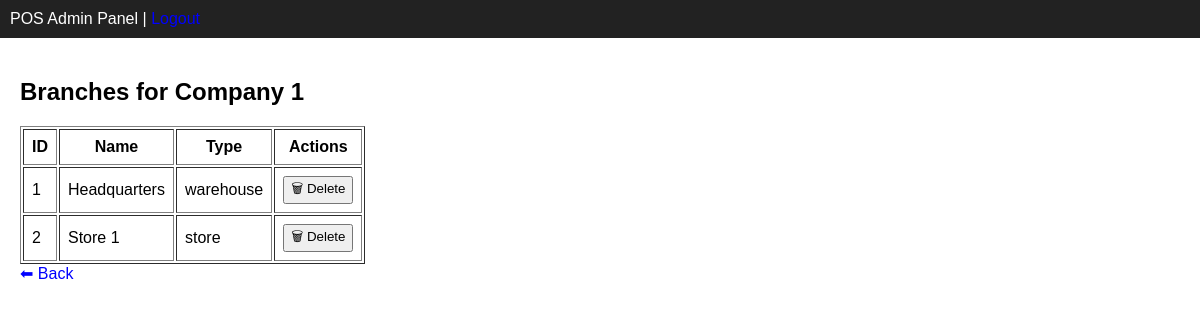
The page /admin/tenant/1/branches (signed in) on the database its author committed.
### app/core/models/tenant.py (models this page shows)
class Tenant(BaseModel):
    __tablename__ = "tenants"
    name = db.Column(db.String, nullable=False)
    integration_type = db.Column(db.String, default="none")
    integration_config = db.Column(db.JSON, default=dict)  # ✅ FIXED
    users = db.relationship(
        "User",
        back_populates="tenant",
        cascade="all, delete"
    )
    locations = db.relationship(
        "Location",
        back_populates="tenant",
        cascade="all, delete"
    )

### app/modules/locations/models.py (models this page shows)
class Location(BaseModel):
    __tablename__ = "locations"
    name = db.Column(db.String, nullable=False)
    type = db.Column(db.String)
    tenant_id = db.Column(db.Integer, db.ForeignKey("tenants.id"))
    tenant = db.relationship("Tenant", back_populates="locations")

### app/admin/routes.py (the view)
@admin_bp.route("/tenant/<int:tenant_id>/branches")
@login_required
def tenant_branches(tenant_id):
    from app.modules.locations.models import Location
    from app.core.models.tenant import Tenant
    tenant = Tenant.query.get_or_404(tenant_id)
    branches = Location.query.filter_by(tenant_id=tenant.id).all()
    return render_template(
        "admin/tenant_branches.html",
        tenant=tenant,
        branches=branches
    )

### app/templates/admin/tenant_branches.html
{% extends "shared/base.html" %}
{% block content %}
<h2>Branches for {{ tenant.name }}</h2>
<table border="1" cellpadding="8">
    <tr>
        <th>ID</th>
        <th>Name</th>
        <th>Type</th>
        <th>Actions</th>
    </tr>
    {% for branch in branches %}
    <tr>
        <td>{{ branch.id }}</td>
        <td>{{ branch.name }}</td>
        <td>{{ branch.type }}</td>
        <td>
            <form method="POST"
                  action="{{ url_for('locations.delete_location', location_id=branch.id) }}"
                  style="display:inline;">
                <button type="submit"
                        onclick="return confirm('Delete this branch?')">
                    🗑 Delete
                </button>
            </form>
        </td>
    </tr>
    {% endfor %}
</table>
<a href="{{ url_for('admin.dashboard') }}">⬅ Back</a>
{% endblock %}

### app/templates/shared/base.html (style rules this page uses)
body { font-family: Arial; margin: 0; }
a { text-decoration: none; color: blue; }

### rows shown on the page
Tenant: name "Company 1"
Location: id "1", name "Headquarters", type "warehouse"
Location: id "2", name "Store 1", type "store"
